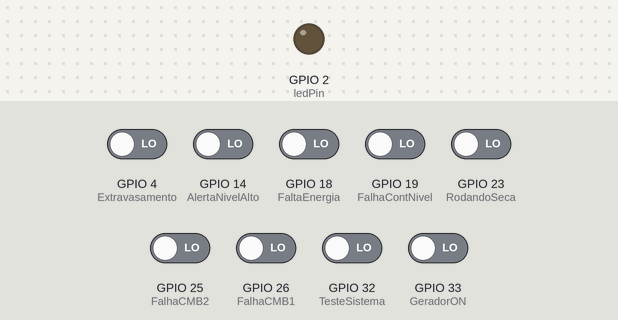
Simulated run of this sketch. Board: ESP32. Shown: output pins drawn as LEDs (lit = HIGH). Dashed ring = blinking. The inputs (shaded band) are chosen by the test bench; at power-on: GPIO 4 (Extravasamento), GPIO 14 (AlertaNivelAlto), GPIO 18 (FaltaEnergia), GPIO 19 (FalhaContNivel), GPIO 23 (RodandoSeca), GPIO 25 (FalhaCMB2), GPIO 26 (FalhaCMB1), GPIO 32 (TesteSistema), GPIO 33 (GeradorON) LOW. WiFi joins after 1.5 s; servers stay silent unless stated; network time is answered at once with the bench clock; the local clock reads 2024-03-15 10:24:30 at power-on unless the sketch sets it; what the sketch prints to the serial monitor is not drawn.

Above: at 6.0 s.
6.1 s: GPIO 4 (Extravasamento) driven HIGH
At 6.7 s:
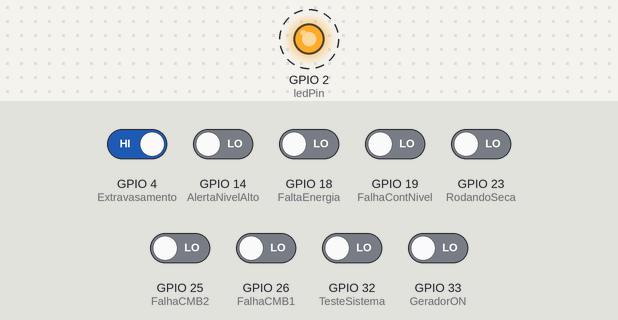
10.8 s: GPIO 4 (Extravasamento) driven LOW
At 11.5 s:
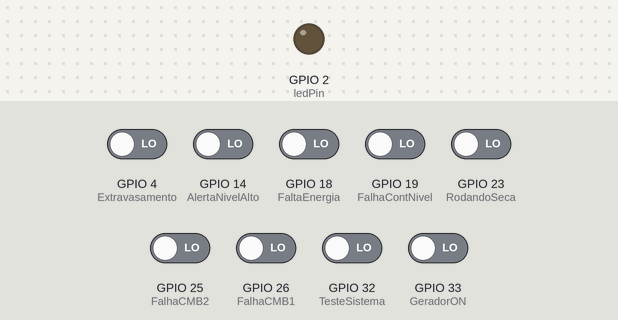
12.3 s: GPIO 14 (AlertaNivelAlto) driven HIGH
At 12.6 s:
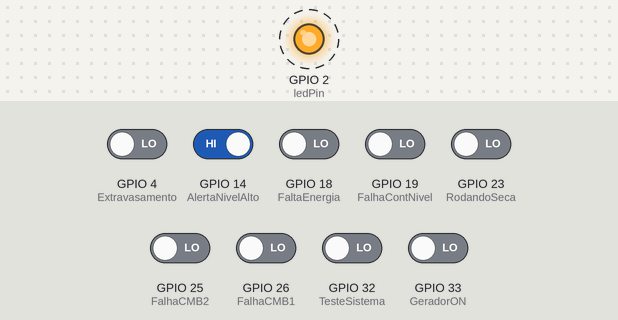
Timing chart, 0 to 16.3 s (numbered marks = the images above; inputs shaded):
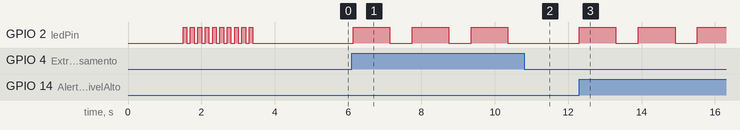

Measured:
- after the input at 6.1 s, GPIO 2 (ledPin): alternates HIGH for 1.0 s and LOW for 0.61 s, starting at once
- after the input at 10.8 s, GPIO 2 (ledPin): stays LOW (without the input it goes to HIGH after 0.17 s)
- after the input at 12.3 s, GPIO 2 (ledPin): alternates HIGH for 1.0 s and LOW for 0.61 s, starting at once

The sketch:

Alarmes.ino
```cpp
// Comunicação como o TELEGRAM com o envio de STATUS e adaptado a USAM
// Acrescentado Teste de comunicação a cada hora (hora/hora)
// Portas disponíveis: 4//18//19//14//22//23//25//26//32//33

#include <WiFi.h>
#include <WiFiClientSecure.h>
#include <UniversalTelegramBot.h>
#include <ArduinoJson.h>
#include <NTPClient.h> //https://github.com/taranais/NTPClient

#define ledPin 2
//#define nbuzzer 22
#define Extravasamento 4
#define FalhaCMB1 26
#define FalhaCMB2 25
#define FalhaContNivel 19
#define FaltaEnergia 18
#define GeradorON 33
#define RodandoSeca 23
#define TesteSistema 32
#define AlertaNivelAlto 14

int x;
//int buttonState = 0;
int Extrav = 0;
int FCMB1 = 0;
int FCMB2 = 0;
int FCNIVEL = 0;
int FEnergia = 0;
int GERON = 0;
int RODSECA = 0;
int TESTESIS = 0;
int NAlto = 0;

const String datafull = "";
const int hora = 0;
const int minuto = 0;
const int segundo = 0;

#define INTERVAL 1000
const String STATS = "status";
const String HOUR = "hora";
uint32_t lastCheckTime = 0;

//#define WIFI_SSID "BARRA DO GIL 4"
//#define WIFI_PASSWORD "36112907"
#define WIFI_SSID "Embasa USA-M"
#define WIFI_PASSWORD "Sup0rt3!@#"
#define BOT_TOKEN "5875114157:AAHahh0XbtDqGJhm6DH9cS2sjfHdZEEJgbo"
//#define CHAT_ID "984798692"
#define CHAT_ID "-1001851643135"

WiFiClientSecure secured_client;
UniversalTelegramBot bot(BOT_TOKEN, secured_client);
WiFiUDP ntpUDP;
NTPClient ntp(ntpUDP);

void setup() {
  pinMode(ledPin , OUTPUT);
  digitalWrite(ledPin, LOW);
  //pinMode(nbuzzer, OUTPUT);
  //digitalWrite(nbuzzer, LOW);

  pinMode(Extravasamento, INPUT_PULLDOWN);
  pinMode(FalhaCMB1, INPUT_PULLDOWN);
  pinMode(FalhaCMB2, INPUT_PULLDOWN);
  pinMode(FalhaContNivel, INPUT_PULLDOWN);
  pinMode(FaltaEnergia, INPUT_PULLDOWN);
  pinMode(GeradorON, INPUT_PULLDOWN);
  pinMode(RodandoSeca, INPUT_PULLDOWN);
  pinMode(TesteSistema, INPUT_PULLDOWN);
  pinMode(AlertaNivelAlto, INPUT_PULLDOWN);

  Serial.begin(115200);
  Serial.println();

  Serial.print("Connecting to Wifi SSID ");
  Serial.print(WIFI_SSID);
  WiFi.begin(WIFI_SSID, WIFI_PASSWORD);
  secured_client.setCACert(TELEGRAM_CERTIFICATE_ROOT); // Add root certificate for api.telegram.org
  while (WiFi.status() != WL_CONNECTED)
  {
    Serial.print(".");
    delay(500);
  }
  Serial.print("\nWiFi connected. IP address: ");
  Serial.println(WiFi.localIP());

  Serial.print("Retrieving time: ");
  configTime(0, 0, "pool.ntp.org"); // get UTC time via NTP
  time_t now = time(nullptr);
  while (now < 24 * 3600)
  {
    Serial.print(".");
    delay(100);
    now = time(nullptr);
  }
  Serial.println(now);
  x = 0;
  while (x < 10)
  {
    digitalWrite(ledPin, HIGH);
    delay(100);
    digitalWrite(ledPin, LOW);
    delay(100);
    x = x+1;
  }

  ntp.begin();
  //GMT em segundos
  // +1 = 3600
  // +8 = 28800
  // -1 = -3600
  // -3 = -10800 (BRASIL)
  ntp.setTimeOffset(-10800);

  bot.sendMessage(CHAT_ID, "Sistema de monitoramento de FALHAS EEE BG04 iniciado." , "");
  delay(1000);
  //handleStatus(CHAT_ID);
  }

void loop()
{
  Extrav = digitalRead(Extravasamento);
  FCMB1 = digitalRead(FalhaCMB1);
  FCMB2 = digitalRead(FalhaCMB2);
  FCNIVEL = digitalRead(FalhaContNivel);
  FEnergia = digitalRead(FaltaEnergia);
  GERON = digitalRead(GeradorON);
  RODSECA = digitalRead(RodandoSeca);
  TESTESIS = digitalRead(TesteSistema);
  NAlto = digitalRead(AlertaNivelAlto);

    if (Extrav == HIGH) {
    digitalWrite(ledPin, HIGH);
    delay(1000);
    digitalWrite(ledPin, LOW);
    bot.sendMessage(CHAT_ID, "*** EEE BG04 *** \nEXTRAVASANDO", "");
    //Serial.print("EXTRAVASANDO");
    delay(10);
    }
    if (FCMB1 == HIGH) {
    digitalWrite(ledPin, HIGH);
    delay(1000);
    digitalWrite(ledPin, LOW);
    bot.sendMessage(CHAT_ID, "*** EEE BG04 *** \nFALHA NO CMB 1", "");
    //Serial.print("FALHA NO CMB 1");
    delay(10);
    }
    if (FCMB2 == HIGH) {
    digitalWrite(ledPin, HIGH);
    delay(1000);
    digitalWrite(ledPin, LOW);
    bot.sendMessage(CHAT_ID, "*** EEE BG04 *** \nFALHA NO CMB 2", "");
    //Serial.print("FALHA NO CMB 2");
    delay(10);
    }
    if (FCNIVEL == HIGH) {
    digitalWrite(ledPin, HIGH);
    delay(1000);
    digitalWrite(ledPin, LOW);
    bot.sendMessage(CHAT_ID, "*** EEE BG04 *** \nFALHA NO CONTROLADOR DE NÍVEL", "");
    //Serial.print("FALHA NO CONTROLADOR DE NÍVEL");
    delay(10);
    }
    if (FEnergia == HIGH) {
    digitalWrite(ledPin, HIGH);
    delay(1000);
    digitalWrite(ledPin, LOW);
    bot.sendMessage(CHAT_ID, "*** EEE BG04 *** \nFALTA DE ENERGIA / FASE", "");
    //Serial.print("FALTA DE ENERGIA");
    delay(10);
    }
    if (GERON == HIGH) {
    digitalWrite(ledPin, HIGH);
    delay(1000);
    digitalWrite(ledPin, LOW);
    bot.sendMessage(CHAT_ID, "*** EEE BG04 *** \nGERADOR LIGADO (FALTA DE ENERGIA)", "");
    //Serial.print("GERADOR LIGADO");
    delay(10);
    }
    if (RODSECA == HIGH) {
    digitalWrite(ledPin, HIGH);
    delay(1000);
    digitalWrite(ledPin, LOW);
    bot.sendMessage(CHAT_ID, "*** EEE BG04 *** \nCMB RODANDO SECO", "");
    //Serial.print("CMB RODANDO SECO");
    delay(10);
    }
    if (TESTESIS == HIGH) {
    digitalWrite(ledPin, HIGH);
    delay(1000);
    digitalWrite(ledPin, LOW);
    bot.sendMessage(CHAT_ID, "*** EEE BG04 *** \nTESTE NO SISTEMA DE TELEMETRIA", "");
    //Serial.print("TESTE NO SISTEMA DE TELEMETRIA");
    delay(10);
    }
    if (NAlto == HIGH) {
    digitalWrite(ledPin, HIGH);
    delay(1000);
    digitalWrite(ledPin, LOW);
    bot.sendMessage(CHAT_ID, "*** EEE BG04 *** \nNÍVEL MUITO ALTO", "");
    //Serial.print("NÍVEL MUITO ALTO");
    delay(10);
    }
    // TESTE DE COMUNICAÇÃO A CADA HORA //
    const String datafull = (ntp.getFormattedDate());
    const int hora = (ntp.getHours());
    const int minuto = (ntp.getMinutes());
    const int segundo = (ntp.getSeconds());

    if (ntp.update()) {
      if (minuto == 01) {
        Serial.println(datafull);
        String(a) = String(hora);
        String(b) = String(minuto);
        bot.sendMessage(CHAT_ID, "Teste de Comunicação horário EEE BG04: OK","");
        //bot.sendMessage(CHAT_ID, b,"");
        //bot.sendMessage(CHAT_ID, a,"");
        delay(60000);
        }

      } else {
        Serial.println("!Erro ao atualizar NTP!\n");
      }

  uint32_t now = millis();
  if (now - lastCheckTime > INTERVAL)
  {
    lastCheckTime = now;
    int numNewMessages = bot.getUpdates(bot.last_message_received + 1);
    handleNewMessages(numNewMessages);
  }
}
/////////////////////////////////////////////////////////////////////////////////////////////////////////////////////////////////////////////////
void handleNewMessages(int numNewMessages)
{
  for (int i=0; i<numNewMessages; i++) //para cada mensagem nova
  {
    String chatId = String(bot.messages[i].chat_id); //id do chat
    String senderId = String(bot.messages[i].from_id); //id do contato
    Serial.println("senderId: " + senderId); //mostra no monitor serial o id de quem mandou a mensagem
    String text = bot.messages[i].text; //texto que chegou
    // if (text.equalsIgnoreCase(STATS))
    // {
    //   handleStatus(chatId); //envia mensagem com o estado do relê, temperatura e umidade
    // }
    // if (text.equalsIgnoreCase(HOUR))
    // {
    //   horario();
    // }
  }
}
```
